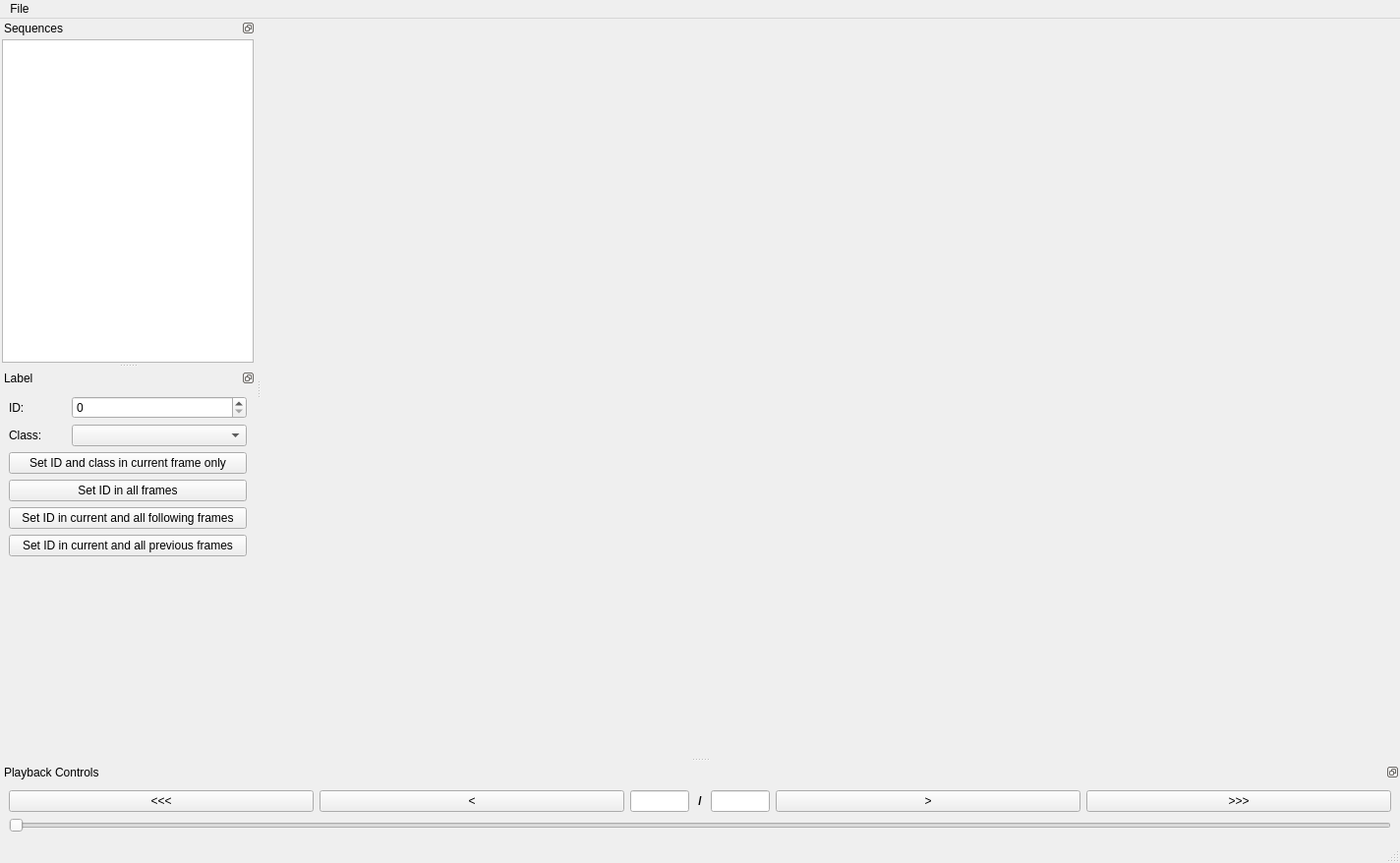
<?xml version="1.0" encoding="UTF-8"?>
<ui version="4.0">
 <class>MainWindow</class>
 <widget class="QMainWindow" name="MainWindow">
  <property name="geometry">
   <rect>
    <x>0</x>
    <y>0</y>
    <width>1424</width>
    <height>878</height>
   </rect>
  </property>
  <property name="windowTitle">
   <string>RADDet Labeling Tool</string>
  </property>
  <property name="locale">
   <locale language="English" country="UnitedStates"/>
  </property>
  <widget class="QWidget" name="centralWidget">
   <layout class="QVBoxLayout" name="verticalLayout_2">
    <item>
     <layout class="QHBoxLayout" name="frameLayout"/>
    </item>
   </layout>
  </widget>
  <widget class="QMenuBar" name="menubar">
   <property name="geometry">
    <rect>
     <x>0</x>
     <y>0</y>
     <width>1424</width>
     <height>22</height>
    </rect>
   </property>
   <property name="locale">
    <locale language="English" country="UnitedStates"/>
   </property>
   <widget class="QMenu" name="menuOpen">
    <property name="title">
     <string>File</string>
    </property>
    <addaction name="actionNew"/>
    <addaction name="actionOpen"/>
    <addaction name="actionOpenPrediction"/>
    <addaction name="separator"/>
    <addaction name="actionBackupGT"/>
    <addaction name="actionReorderIds"/>
   </widget>
   <addaction name="menuOpen"/>
  </widget>
  <widget class="QStatusBar" name="statusbar"/>
  <widget class="QDockWidget" name="sequenceViewDockWidget">
   <property name="minimumSize">
    <size>
     <width>160</width>
     <height>113</height>
    </size>
   </property>
   <property name="features">
    <set>QDockWidget::DockWidgetFloatable|QDockWidget::DockWidgetMovable</set>
   </property>
   <property name="windowTitle">
    <string>Sequences</string>
   </property>
   <attribute name="dockWidgetArea">
    <number>1</number>
   </attribute>
   <widget class="QWidget" name="sequenceViewWidget">
    <layout class="QVBoxLayout" name="verticalLayout">
     <property name="spacing">
      <number>2</number>
     </property>
     <property name="leftMargin">
      <number>2</number>
     </property>
     <property name="topMargin">
      <number>2</number>
     </property>
     <property name="rightMargin">
      <number>2</number>
     </property>
     <property name="bottomMargin">
      <number>0</number>
     </property>
     <item>
      <widget class="QTableView" name="sequenceView">
       <property name="styleSheet">
        <string notr="true">QTableView:!active {
	selection-background-color: palette(highlight);
	selection-color: palette(highlighted-text)
}</string>
       </property>
       <property name="frameShape">
        <enum>QFrame::StyledPanel</enum>
       </property>
      </widget>
     </item>
    </layout>
   </widget>
  </widget>
  <widget class="QDockWidget" name="controlsDockWidget">
   <property name="features">
    <set>QDockWidget::DockWidgetFloatable|QDockWidget::DockWidgetMovable</set>
   </property>
   <property name="allowedAreas">
    <set>Qt::BottomDockWidgetArea|Qt::TopDockWidgetArea</set>
   </property>
   <property name="windowTitle">
    <string>Playback Controls</string>
   </property>
   <attribute name="dockWidgetArea">
    <number>8</number>
   </attribute>
   <widget class="QWidget" name="controlsWidget">
    <layout class="QVBoxLayout" name="verticalLayout_4">
     <item>
      <layout class="QHBoxLayout" name="horizontalLayout">
       <item>
        <widget class="QPushButton" name="prevSequenceButton">
         <property name="text">
          <string>&lt;&lt;&lt;</string>
         </property>
        </widget>
       </item>
       <item>
        <widget class="QPushButton" name="prevFrameButton">
         <property name="text">
          <string>&lt;</string>
         </property>
        </widget>
       </item>
       <item>
        <widget class="QLineEdit" name="curFrameEdit">
         <property name="maximumSize">
          <size>
           <width>60</width>
           <height>16777215</height>
          </size>
         </property>
         <property name="inputMask">
          <string/>
         </property>
         <property name="frame">
          <bool>true</bool>
         </property>
         <property name="alignment">
          <set>Qt::AlignCenter</set>
         </property>
         <property name="readOnly">
          <bool>true</bool>
         </property>
         <property name="placeholderText">
          <string/>
         </property>
        </widget>
       </item>
       <item>
        <widget class="QLabel" name="frameSlashLabel">
         <property name="maximumSize">
          <size>
           <width>10</width>
           <height>16777215</height>
          </size>
         </property>
         <property name="text">
          <string>&lt;html&gt;&lt;head/&gt;&lt;body&gt;&lt;p&gt;&lt;span style=&quot; font-weight:700;&quot;&gt;/&lt;/span&gt;&lt;/p&gt;&lt;/body&gt;&lt;/html&gt;</string>
         </property>
         <property name="alignment">
          <set>Qt::AlignCenter</set>
         </property>
        </widget>
       </item>
       <item>
        <widget class="QLineEdit" name="totalFramesEdit">
         <property name="maximumSize">
          <size>
           <width>60</width>
           <height>16777215</height>
          </size>
         </property>
         <property name="alignment">
          <set>Qt::AlignCenter</set>
         </property>
         <property name="readOnly">
          <bool>true</bool>
         </property>
        </widget>
       </item>
       <item>
        <widget class="QPushButton" name="nextFrameButton">
         <property name="text">
          <string>&gt;</string>
         </property>
        </widget>
       </item>
       <item>
        <widget class="QPushButton" name="nextSequenceButton">
         <property name="text">
          <string>&gt;&gt;&gt;</string>
         </property>
        </widget>
       </item>
      </layout>
     </item>
     <item>
      <widget class="QSlider" name="timelineSlider">
       <property name="minimum">
        <number>1</number>
       </property>
       <property name="maximum">
        <number>100</number>
       </property>
       <property name="value">
        <number>1</number>
       </property>
       <property name="orientation">
        <enum>Qt::Horizontal</enum>
       </property>
       <property name="invertedAppearance">
        <bool>false</bool>
       </property>
       <property name="invertedControls">
        <bool>false</bool>
       </property>
      </widget>
     </item>
    </layout>
   </widget>
  </widget>
  <widget class="QDockWidget" name="labelDockWidget">
   <property name="features">
    <set>QDockWidget::DockWidgetFloatable|QDockWidget::DockWidgetMovable</set>
   </property>
   <property name="windowTitle">
    <string>Label</string>
   </property>
   <attribute name="dockWidgetArea">
    <number>1</number>
   </attribute>
   <widget class="QWidget" name="labelWidget">
    <layout class="QVBoxLayout" name="verticalLayout_3">
     <item>
      <layout class="QFormLayout" name="formLayout">
       <property name="fieldGrowthPolicy">
        <enum>QFormLayout::AllNonFixedFieldsGrow</enum>
       </property>
       <property name="horizontalSpacing">
        <number>30</number>
       </property>
       <property name="verticalSpacing">
        <number>6</number>
       </property>
       <item row="0" column="0">
        <widget class="QLabel" name="idLabel">
         <property name="text">
          <string>ID:</string>
         </property>
        </widget>
       </item>
       <item row="1" column="0">
        <widget class="QLabel" name="classLabel">
         <property name="text">
          <string>Class:</string>
         </property>
        </widget>
       </item>
       <item row="1" column="1">
        <widget class="QComboBox" name="classComboBox"/>
       </item>
       <item row="0" column="1">
        <widget class="IdSpinBox" name="idSpinBox">
         <property name="maximum">
          <number>999999</number>
         </property>
        </widget>
       </item>
      </layout>
     </item>
     <item>
      <layout class="QVBoxLayout" name="verticalLayout_5">
       <property name="sizeConstraint">
        <enum>QLayout::SetDefaultConstraint</enum>
       </property>
       <item>
        <widget class="QPushButton" name="labelSingleButton">
         <property name="text">
          <string>Set ID and class in current frame only</string>
         </property>
        </widget>
       </item>
       <item>
        <widget class="QPushButton" name="labelAllButton">
         <property name="text">
          <string>Set ID in all frames</string>
         </property>
        </widget>
       </item>
       <item>
        <widget class="QPushButton" name="labelFollowingButton">
         <property name="text">
          <string>Set ID in current and all following frames</string>
         </property>
        </widget>
       </item>
       <item>
        <widget class="QPushButton" name="labelPreviousButton">
         <property name="text">
          <string>Set ID in current and all previous frames</string>
         </property>
        </widget>
       </item>
      </layout>
     </item>
     <item>
      <spacer name="verticalSpacer">
       <property name="orientation">
        <enum>Qt::Vertical</enum>
       </property>
       <property name="sizeHint" stdset="0">
        <size>
         <width>20</width>
         <height>40</height>
        </size>
       </property>
      </spacer>
     </item>
    </layout>
   </widget>
  </widget>
  <action name="actionNew">
   <property name="text">
    <string>New...</string>
   </property>
   <property name="shortcut">
    <string>Ctrl+N</string>
   </property>
  </action>
  <action name="actionOpen">
   <property name="text">
    <string>Open...</string>
   </property>
   <property name="shortcut">
    <string>Ctrl+O</string>
   </property>
  </action>
  <action name="actionBackupGT">
   <property name="text">
    <string>Backup Ground Truth</string>
   </property>
   <property name="shortcut">
    <string>Ctrl+B</string>
   </property>
  </action>
  <action name="actionReorderIds">
   <property name="text">
    <string>Reorder IDs in Sequence</string>
   </property>
   <property name="shortcut">
    <string>Ctrl+R</string>
   </property>
  </action>
  <action name="actionOpenPrediction">
   <property name="text">
    <string>Open Prediction</string>
   </property>
   <property name="shortcut">
    <string>Ctrl+T</string>
   </property>
  </action>
 </widget>
 <customwidgets>
  <customwidget>
   <class>IdSpinBox</class>
   <extends>QSpinBox</extends>
   <header>ui.widgets</header>
  </customwidget>
 </customwidgets>
 <tabstops>
  <tabstop>sequenceView</tabstop>
  <tabstop>idSpinBox</tabstop>
  <tabstop>classComboBox</tabstop>
  <tabstop>labelSingleButton</tabstop>
  <tabstop>labelAllButton</tabstop>
  <tabstop>labelFollowingButton</tabstop>
  <tabstop>labelPreviousButton</tabstop>
  <tabstop>prevSequenceButton</tabstop>
  <tabstop>prevFrameButton</tabstop>
  <tabstop>curFrameEdit</tabstop>
  <tabstop>totalFramesEdit</tabstop>
  <tabstop>nextFrameButton</tabstop>
  <tabstop>nextSequenceButton</tabstop>
  <tabstop>timelineSlider</tabstop>
 </tabstops>
 <resources/>
 <connections/>
</ui>
